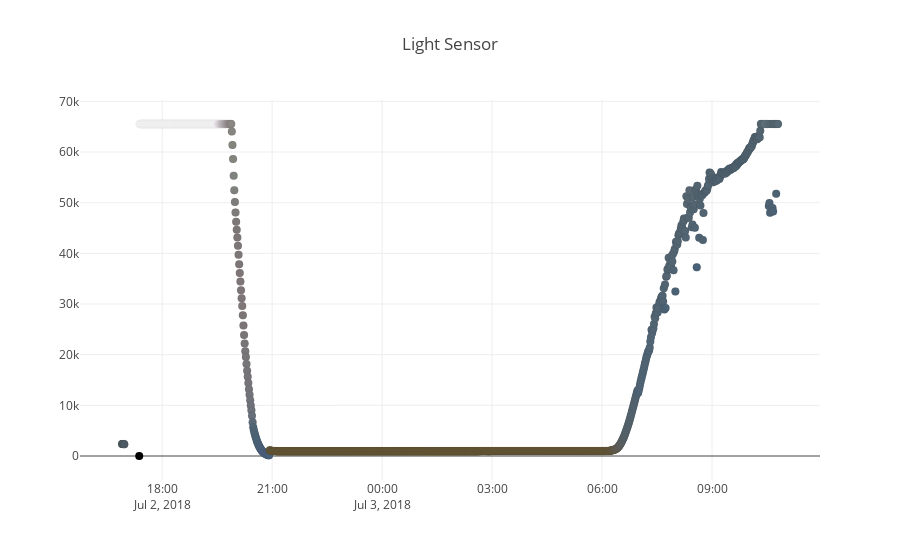

Notebook cell for this chart:
### Markdown cell above
We can add the RGB colors measured to the graph of light values:

### Code cell
import numpy as np

plotly.offline.iplot({
    "data": [go.Scatter(x=data["TimeStamp"],
            y=data["Light"],
            mode='markers',
            marker = dict(
                color = 'rgb' + data["Light(RGB)"].values,
                size = 8,
                line = dict(
                    color = 'rgba(0, 0, 0, 0.1)',
                    width = 0.5
                )
            )
    )],
    "layout": go.Layout(title="Light Sensor")
})

### Figure 1 — Plotly figure (JSON) as saved in the notebook; plotly's stock layout.template omitted (floating-point values rounded to 4 significant figures; data arrays with more than 128 entries replaced by an {"elided": "..."} marker saying what was removed)
{"data": [{"marker": {"color": {"elided": "1052 str values"}, "line": {"color": "rgba(0, 0, 0, 0.1)", "width": 0.5}, "size": 8}, "mode": "markers", "type": "scatter", "x": {"elided": "1052 str values"}, "y": {"elided": "1052 int values"}}], "layout": {"title": "Light Sensor"}}
